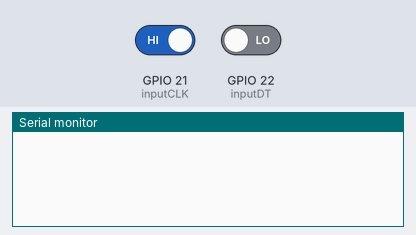
Bench run of a program on a simulated ESP32. Shown: the last lines printed to the serial monitor. The test bench sets the inputs (shaded band); at power-on: GPIO 21 (inputCLK) HIGH, GPIO 22 (inputDT) LOW.

Above: at 1.2 s.
1.3 s: GPIO 21 (inputCLK) driven LOW
At 2.4 s:
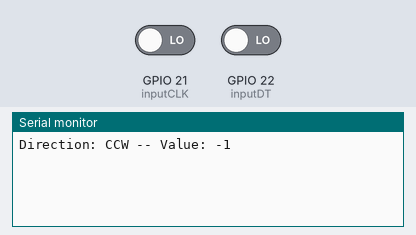
2.8 s: GPIO 21 (inputCLK) driven HIGH
At 3.6 s:
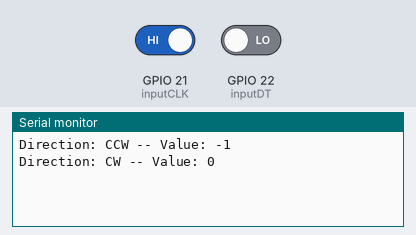

Measured:
- after the input at 1.3 s, the serial monitor: prints a new line at once (image 1)
- after the input at 2.8 s, the serial monitor: prints a new line at once (image 2)

The program:

main.cpp
```cpp
#include <Arduino.h>

// Rotary Encoder Inputs
#define inputCLK 21
#define inputDT 22

int counter = 0;
int currentStateCLK;
int previousStateCLK;

String encdir ="";

void setup() {
  // Set encoder pins as inputs
  pinMode(inputCLK,INPUT);
  pinMode(inputDT,INPUT);

  Serial.begin(115200);
  // Read initial state
  previousStateCLK = digitalRead(inputCLK);
}

void loop() {
  // Read the current state of inputCLK
  currentStateCLK = digitalRead(inputCLK);
  // If previous and current state are different then a pulse has occurred
  if (currentStateCLK != previousStateCLK){
    // clockwise
    if (digitalRead(inputDT) != currentStateCLK) {
      counter++;
      encdir = "CW";
    } else {
      // counterclockwise
      counter--;
      encdir = "CCW";
    }
    Serial.print("Direction: ");
    Serial.print(encdir);
    Serial.print(" -- Value: ");
    Serial.println(counter);
  }
  // Update previousStateCLK with the current state
  previousStateCLK = currentStateCLK;
  // with our encoder we get +2 to our counter with a clockwise detent move
  // and minus two for a counterclockwise detent move
}
```
